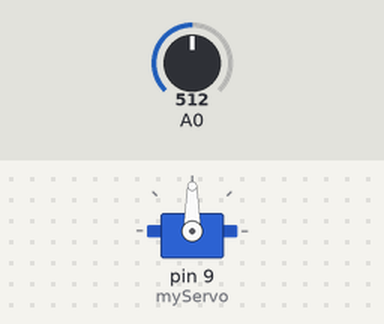
Simulated run of this sketch. Board: Arduino Uno, built with avr-gcc and run on an emulated ATmega328P. Parts: servo. Inputs (shaded band) come from the test bench; at power-on: A0 = 512.

Above: at 1.2 s.
1.3 s: A0 set to 716
At 2.3 s:
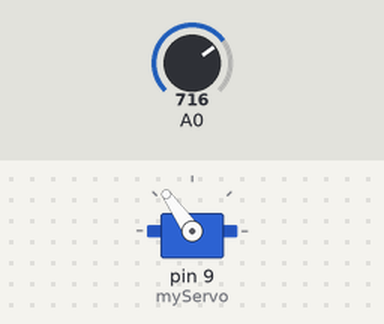
2.8 s: A0 set to 900
At 3.1 s:
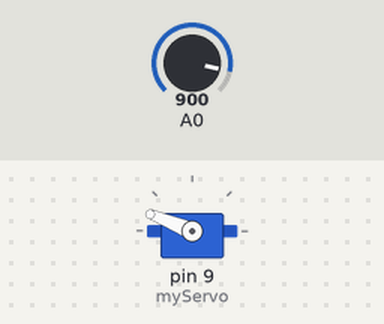
4.3 s: A0 set to 1023
At 5.5 s:
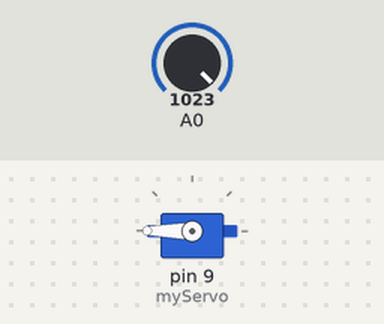
5.8 s: A0 set to 306
At 6.6 s:
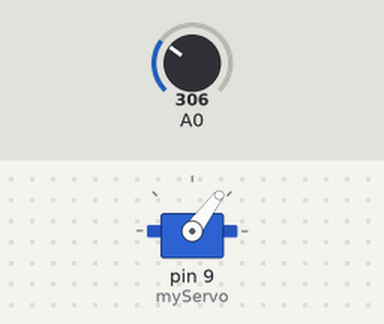
7.3 s: A0 set to 122
At 8.0 s:
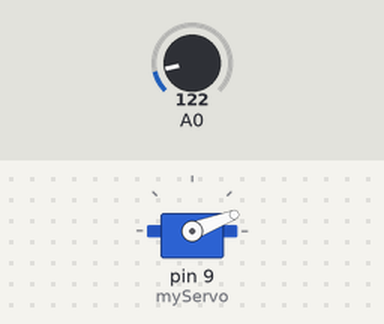
Timing chart, 0 to 9.8 s (numbered marks = the images above; inputs shaded):
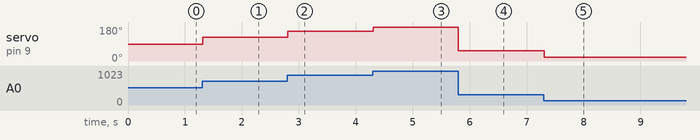

The sketch:

17_pantograph.ino
```cpp
#include <Servo.h>

Servo myServo;

void setup()
{
  myServo.attach(9);
}

void loop()
{
  int val = analogRead(A0);
  val = map(val, 0, 1023, 0, 180);
  myServo.write(val);
  delay(15);
}
```

Measured:
- after the input at 1.3 s, servo on pin 9 (myServo): 90° → 125° at once
- after the input at 2.8 s, servo on pin 9 (myServo): 125° → 158° at once
- after the input at 4.3 s, servo on pin 9 (myServo): 158° → 180° at once
- after the input at 5.8 s, servo on pin 9 (myServo): 180° → 53° at once
- after the input at 7.3 s, servo on pin 9 (myServo): 53° → 21° at once
